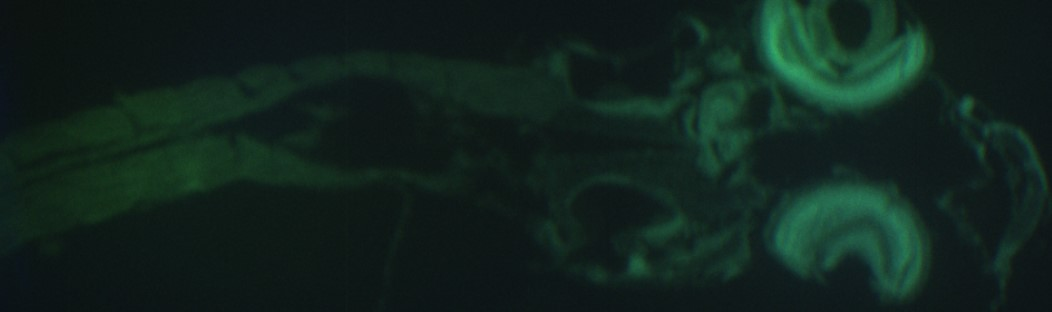
#> input picture DIP_HW3/DIP_HW3_4/fish.jpg, 1052 x 312 px
$ python 2.py
#> lines starting #> are read from the running program, lines starting #| are printed output that depends on the picture
import cv2
import numpy as np
import matplotlib.pyplot as plt

def sobel_kernel():
    kernel_x = np.array([[-1, 0, 1],
                         [-2, 0, 2],
                         [-1, 0, 1]])

    kernel_y = np.array([[1, 2, 1],
                         [0, 0, 0],
                         [-1, -2, -1]])
    return kernel_x, kernel_y

def laplacian_kernel():
    kernel = np.array([[-1, -1, -1],
                       [-1, 9, -1],
                       [-1, -1, -1]])
    return kernel

def kernel_filter(image, kernel, image_pad):
    image_filter = cv2.filter2D(image_pad, -1, kernel)
    image_filter = image_filter[kernel.shape[0] // 2 : kernel.shape[0] // 2 + image.shape[0], kernel.shape[1] // 2 : kernel.shape[1] // 2 + image.shape[1]]
    return image_filter

def filter(image, kernel):
    kernel_size = kernel.shape[0]
    image_pad = cv2.copyMakeBorder(image, kernel_size // 2, kernel_size // 2, kernel_size // 2, kernel_size // 2, cv2.BORDER_REPLICATE)
    filtered_image = kernel_filter(image, kernel, image_pad)
    return filtered_image

def sobel(image):
    kernel_x, kernel_y = sobel_kernel()
    sobel_x = filter(image, kernel_x)
    sobel_x = cv2.convertScaleAbs(sobel_x)
    sobel_y = filter(image, kernel_y)
    sobel_y = cv2.convertScaleAbs(sobel_y)

    sobel_xy =  cv2.add(sobel_x, sobel_y)
    sobel_xy = cv2.normalize(sobel_xy, None, 0, 255, cv2.NORM_MINMAX)
    return sobel_xy

def laplacian(image):
    kernel = laplacian_kernel()
    laplacian_image = filter(image, kernel)
    laplacian_image = cv2.normalize(laplacian_image, None, 0, 255, cv2.NORM_MINMAX)
    return laplacian_image

# Read the image
image = cv2.imread('fish.jpg', cv2.IMREAD_GRAYSCALE)
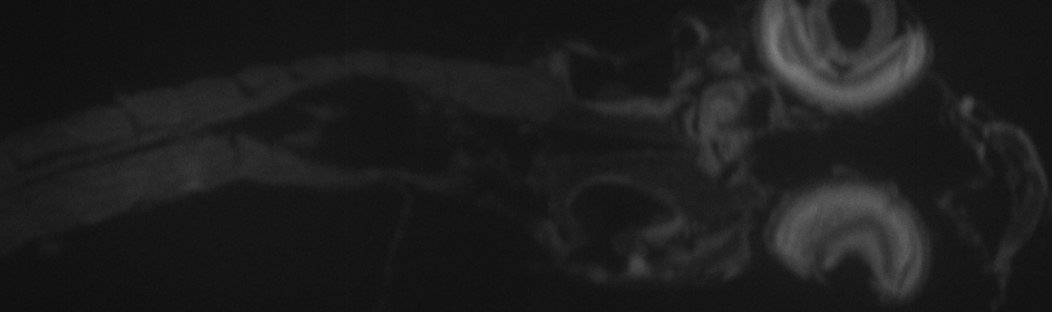
#> image: shape (312, 1052); min 15, max 127, mean 29.7

# Check if the image is valid
if image is None or not isinstance(image, (np.ndarray)):
    raise ValueError("Invalid image provided. Please check the file path.")

# Sobel
sobel_xy = sobel(image)
#> in kernel_filter, `image_filter = cv2.filter2D(image_pad, -1, kernel)`:
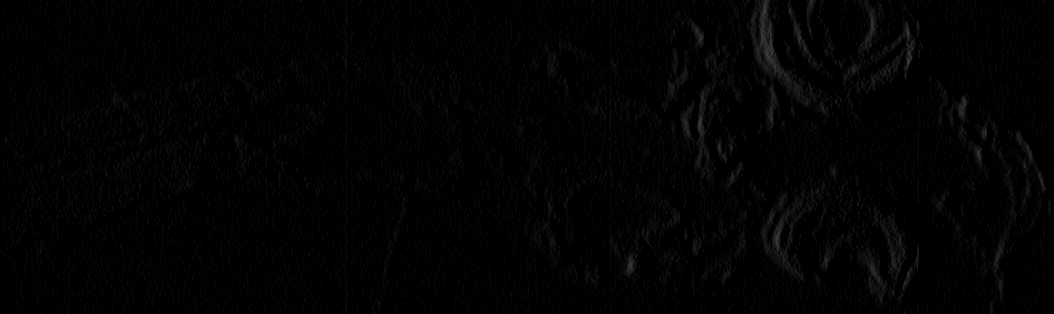
#> image_filter: shape (314, 1054); min 0, max 65, mean 2.4
#> in sobel, `sobel_xy = cv2.normalize(sobel_xy, None, 0, 255, cv2.NORM_MINMAX)`:
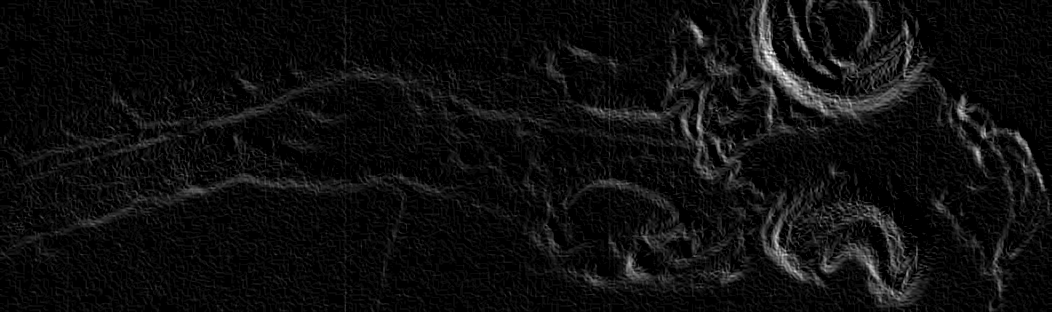
#> sobel_xy: shape (312, 1052); min 0, max 255, mean 14

# Laplacian
laplacian_image = laplacian(image)
#> in laplacian, `laplacian_image = cv2.normalize(laplacian_image, None, 0, 255, cv2.NOR..`:
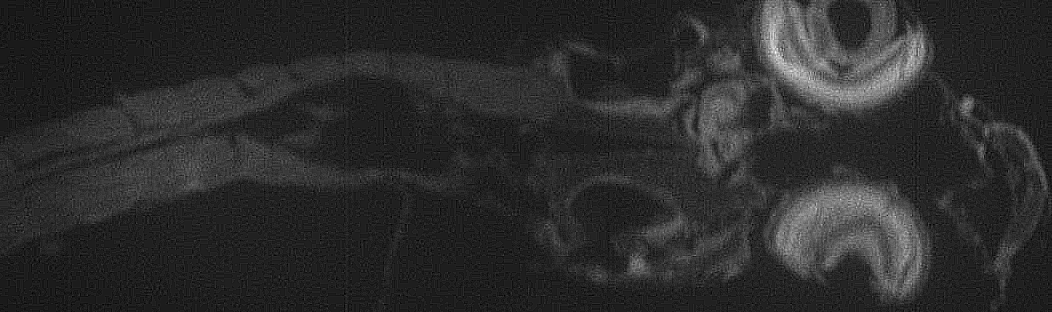
#> laplacian_image: shape (312, 1052); min 0, max 255, mean 44.5

# Combine two filters
# Highboost filtering
result = cv2.addWeighted(sobel_xy, 1, laplacian_image, 1, 0)
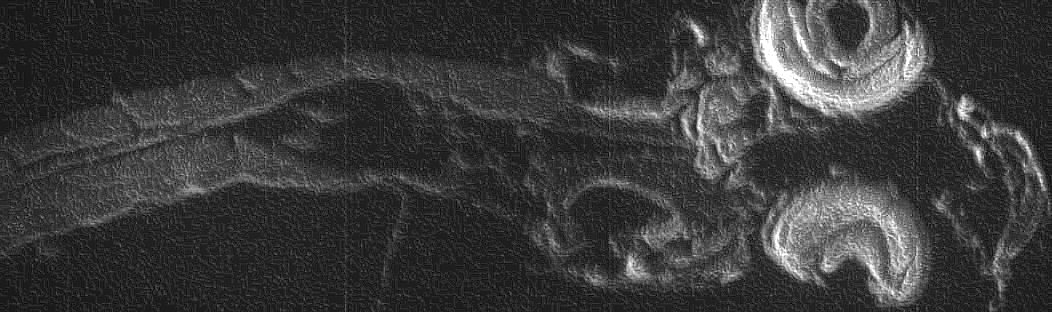
#> result: shape (312, 1052); min 0, max 255, mean 58.4
result = cv2.normalize(result, None, 0, 255, cv2.NORM_MINMAX)

# Save the image
cv2.imwrite('fish_original_image.png', image)
cv2.imwrite('fish_sobel_image.png', sobel_xy)
cv2.imwrite('fish_laplacian_image.png', laplacian_image)
cv2.imwrite('fish_final_image.png', result)

plt.figure(figsize = (12, 6))

# Show the original image and the processed image
plt.subplot(2, 2, 1)
plt.title("Original Image")
plt.imshow(image, cmap = 'gray')

plt.subplot(2, 2, 2)
plt.title("Sobel Filtered Image")
plt.imshow(sobel_xy, cmap = 'gray')

plt.subplot(2, 2, 3)
plt.title("Laplacian Filtered Image")
plt.imshow(laplacian_image, cmap = 'gray')

plt.subplot(2, 2, 4)
plt.title("High-Boost Filtered Image")
plt.imshow(result, cmap = 'gray')

# Show plots
plt.tight_layout()
plt.show()

$ run again, with DIP_HW3/DIP_HW3_4/2.png saved as DIP_HW3/DIP_HW3_4/fish.jpg
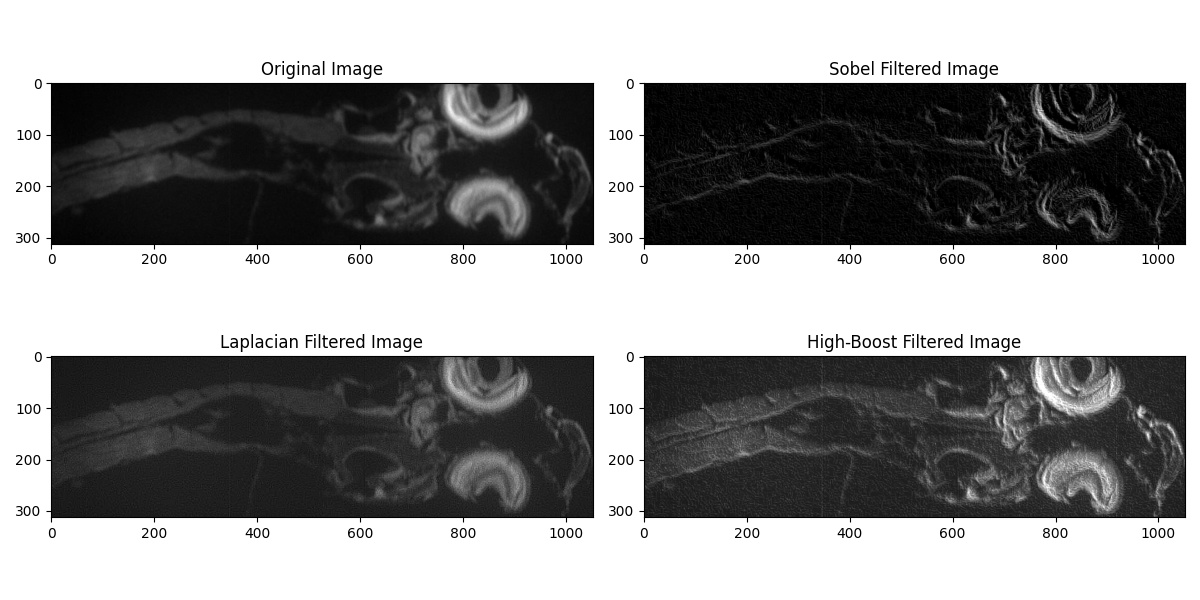
#> input picture DIP_HW3/DIP_HW3_4/2.png, 1200 x 600 px
#> image is the input picture: shape (600, 1200); min 0, max 255, mean 146.1
#> in sobel, `sobel_xy =  cv2.add(sobel_x, sobel_y)`:
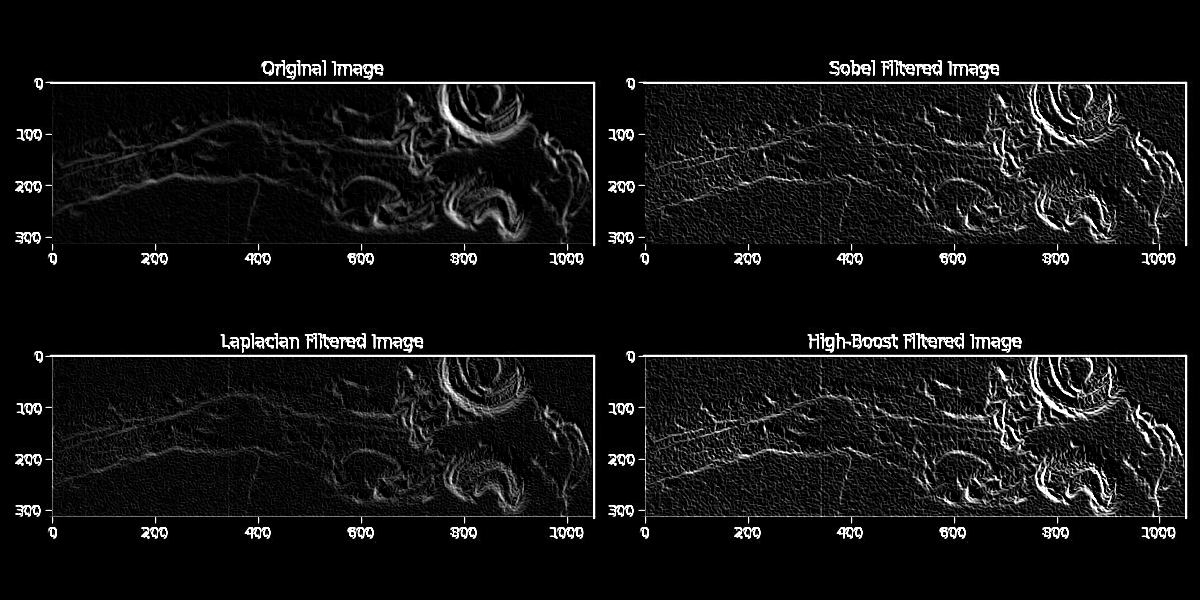
#> sobel_xy: shape (600, 1200); min 0, max 255, mean 18.5
#> `result = cv2.addWeighted(sobel_xy, 1, laplacian_image, 1, 0)`:
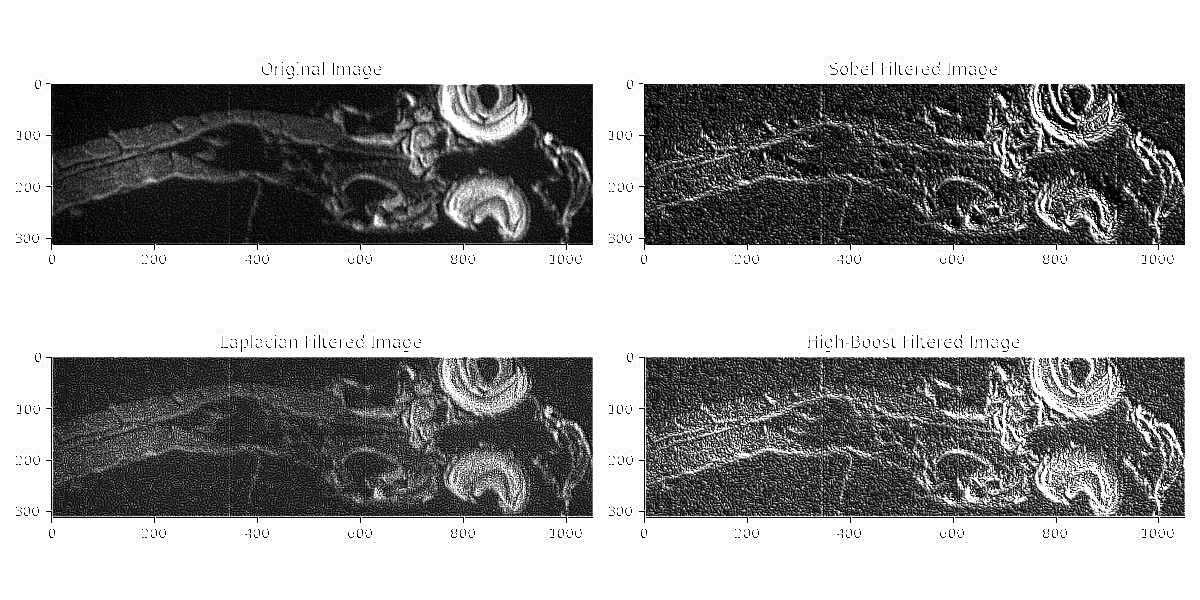
#> result: shape (600, 1200); min 0, max 255, mean 162.7
